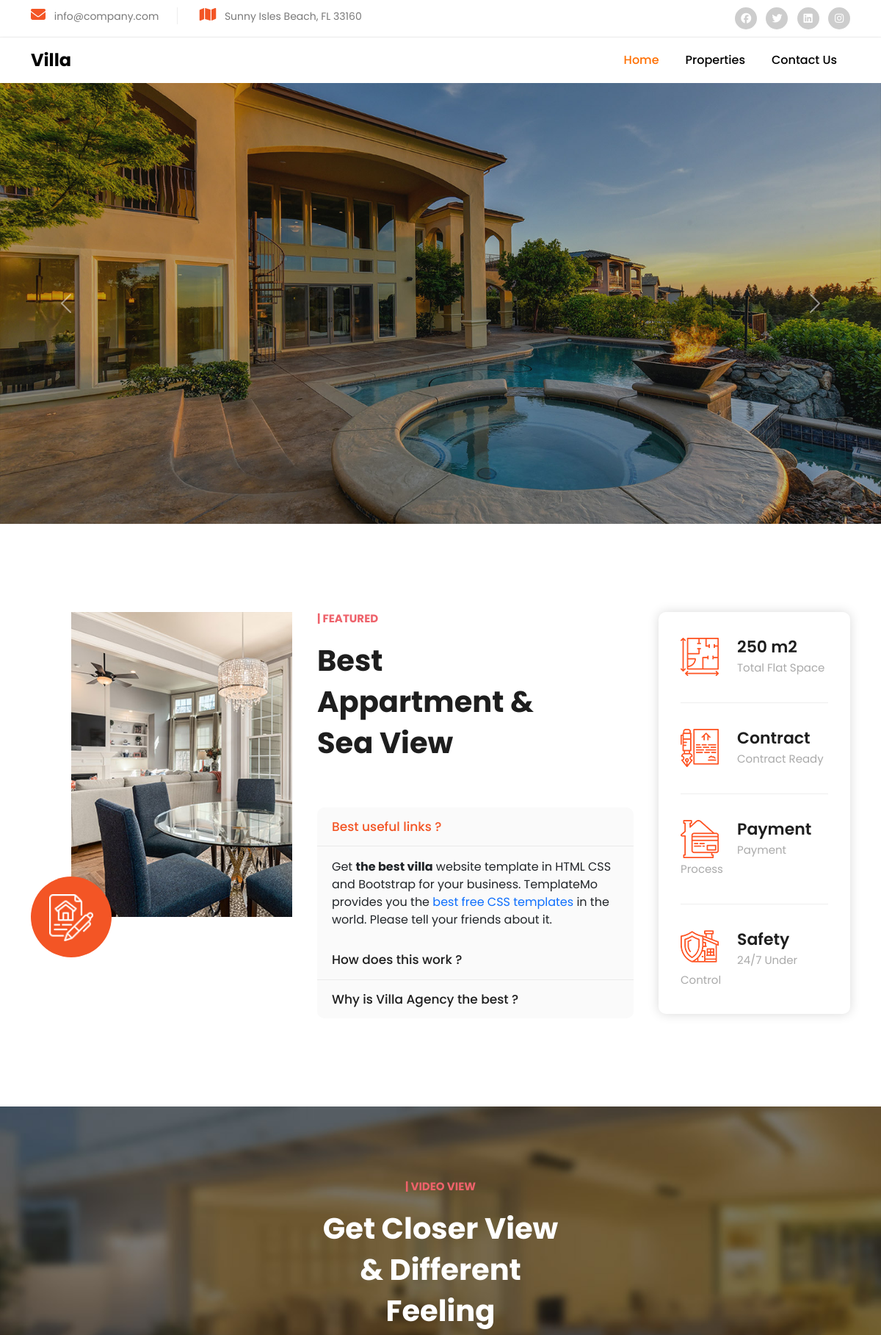
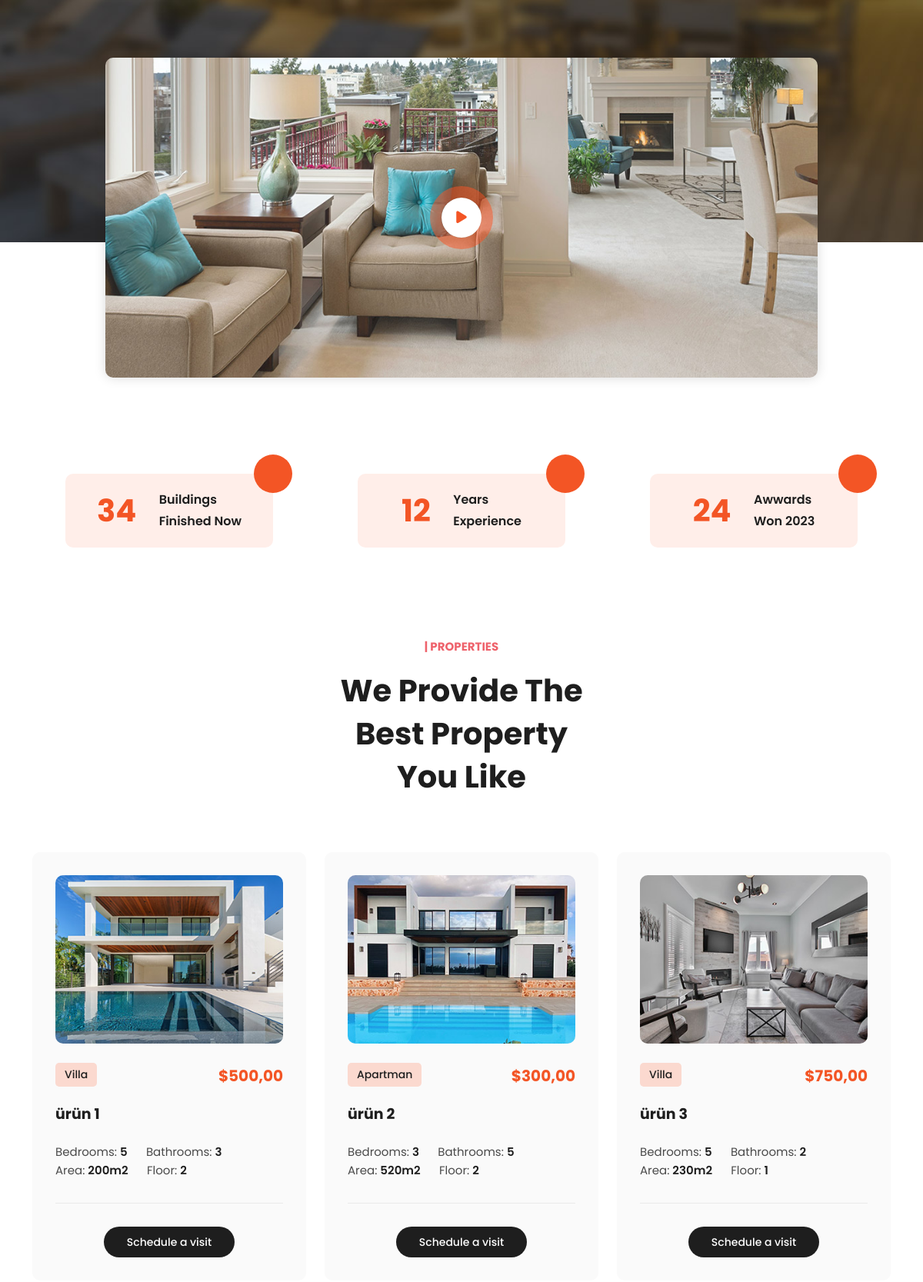
The page / (upper part) on the database its author committed (2 pictures, top to bottom).
### home/models.py (models this page shows, shortened)
class Product(models.Model):
    id = models.AutoField(primary_key=True)
    category = models.ForeignKey(Category, on_delete=models.CASCADE, verbose_name="Kategori")
    name = models.CharField(max_length=200, verbose_name="Ürün İsmi")
    price = models.DecimalField(max_digits=10, decimal_places=2, verbose_name="Fiyat")
    room_count = models.PositiveIntegerField(verbose_name="Oda Sayısı", blank=True, null=True)
    bathroom_count = models.PositiveIntegerField(verbose_name="Banyo Sayısı", blank=True, null=True)
    floor_count = models.PositiveIntegerField(verbose_name="Kat Sayısı", blank=True, null=True)
    square_meters = models.DecimalField(max_digits=8, decimal_places=2, verbose_name="Metrekare", blank=True, null=True)
    description = models.TextField(verbose_name="Açıklama", blank=True, null=True)
    created_at = models.DateTimeField(auto_now_add=True, verbose_name="Oluşturulma Tarihi")
    updated_at = models.DateTimeField(auto_now=True, verbose_name="Güncellenme Tarihi")
    class Meta:
        verbose_name = "Ürün"
        verbose_name_plural = "Ürünler"

class ProductImage(models.Model):
    product = models.ForeignKey(Product, on_delete=models.CASCADE, related_name='images', verbose_name="Ürün")
    image = models.ImageField(upload_to='product_images/', verbose_name="Resim")
    class Meta:
        verbose_name = "Ürün Resmi"
        verbose_name_plural = "Ürün Resimleri"

class Category(models.Model):
    name = models.CharField(max_length=100, verbose_name="Kategori İsmi")
    description = models.TextField(blank=True, null=True, verbose_name="Kategori Açıklaması")
    class Meta:
        verbose_name = "Kategori"
        verbose_name_plural = "Kategoriler"

### home/views.py (the view)
# urls.py: 2. Add a URL to urlpatterns:  path('', views.home, name='home')
def home(request):
    products = Product.objects.all()
    return render(request, 'index.html', {'products': products,})

### home/templates/index.html (shortened to what this page needs)
{% extends 'base.html' %}
{% load static %}
{% block content %}
{% include 'partials/_social-media.html' %}
{% include 'partials/_navbar.html' %}
{% include 'partials/_slider.html' %}
{% include 'partials/_featured.html' %}
{% include 'partials/_video.html' %}
{% include 'partials/_items-container.html' %}
{% endblock %}

### home/templates/partials/_items.html
{% load static %}
<div class="col-lg-4 col-md-6">
  <div class="item">
    <a href="{% url 'product_detail' product.id %}">
      {% if product.images.first %}
        <img src="{{ product.images.first.image.url }}" alt="{{ product.name }}">
      {% else %}
        <img src="{% static 'img/property-01.jpg' %}" alt="{{ product.name }}">
      {% endif %}
    </a>
    <span class="category">{{ product.category.name }}</span>
    <h6>${{ product.price }}</h6>
    <h4><a href="{% url 'product_detail' product.id %}">{{ product.name }}</a></h4>
    <ul>
      <li>Bedrooms: <span>{{ product.room_count }}</span></li>
      <li>Bathrooms: <span>{{ product.bathroom_count }}</span></li>
      <li>Area: <span>{{ product.square_meters|floatformat:"0" }}m2</span></li>
      <li>Floor: <span>{{ product.floor_count }}</span></li>
    </ul>
    <div class="main-button">
      <a href="{% url 'product_detail' product.id %}">Schedule a visit</a>
    </div>
  </div>
</div>

### home/static/css/templatemo-villa-agency.css (style rules this page uses)
html, body, div, span, applet, object, iframe, h1, h2, h3, h4, h5, h6, p, blockquote, div pre, a, abbr, acronym, address, big, cite, code, del, dfn, em, font, img, ins, kbd, q, s, samp, small, strike, strong, sub, sup, tt, var, b, u, i, center, dl, dt, dd, ol, ul, li, figure, header, nav, section, article, aside, footer, figcaption { margin: 0; padding: 0; border: 0; outline: 0; }
ul, li { padding: 0; margin: 0; list-style: none; }
* { box-sizing: border-box; }
html, body { font-family: 'Poppins', sans-serif; -ms-text-size-adjust: 100%; -webkit-font-smoothing: antialiased; -moz-osx-font-smoothing: grayscale; }
a { text-decoration: none !important; }
h1, h2, h3, h4, h5, h6 { color: #1e1e1e; margin-top: 0px; margin-bottom: 0px; font-weight: 700; }
ul { margin-bottom: 0px; }
img { width: 100%; overflow: hidden; }
html, body { font-family: 'Poppins', sans-serif; }
.main-button a { display: inline-block; background-color: #1e1e1e; color: #fff; font-size: 14px; font-weight: 500; height: 40px; line-height: 40px; padding: 0px 30px; border-radius: 25px; transition: all .3s; }
.properties .item { background-color: #fafafa; border-radius: 10px; padding: 30px; margin-bottom: 30px; }
.properties .item img { border-radius: 10px; }
.properties .item span.category { background-color: #fbd9cf; font-weight: 500; border-radius: 5px; font-size: 14px; color: #1e1e1e; padding: 5px 12px; display: inline-block; margin-top: 25px; }
.properties .item h4 { font-size: 19px; margin: 25px 0px; }
.properties .item h4 a { color: #1e1e1e; }
.properties .item ul li { display: inline-block; font-size: 15px; color: #4a4a4a; margin-right: 20px; }
.properties .item ul li span { font-weight: 600; color: #1e1e1e; }
.properties .item ul { border-bottom: 1px solid #eaeaea; margin-bottom: 30px; padding-bottom: 30px; }
.properties .item h6 { font-size: 20px; color: #f35525; margin-top: 6px; display: inline-block; float: right; margin-top: 30px; }
.properties .item .main-button { text-align: center; }
body { overflow-x: hidden; }

### rows shown on the page
Product: images.first.image (picture), category.name "Villa", price "500,00", name "ürün 1", room_count "5", bathroom_count "3", square_meters "200", floor_count "2"
Product: images.first.image (picture), category.name "Apartman", price "300,00", name "ürün 2", room_count "3", bathroom_count "5", square_meters "520", floor_count "2"
Product: images.first.image (picture), category.name "Villa", price "750,00", name "ürün 3", room_count "5", bathroom_count "2", square_meters "230", floor_count "1"
